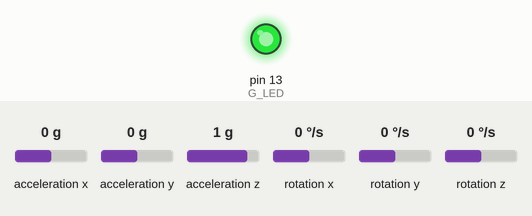
A sketch run on a simulated Arduino Uno, built with avr-gcc and run on an emulated ATmega328P. Parts: output pins drawn as LEDs (lit = HIGH). Wiring (inferred from the names in the program): MPU-6050 motion sensor at I2C address 0x68. The inputs (shaded band) are chosen by the test bench; at power-on: acceleration x 0 g, acceleration y 0 g, acceleration z 1 g, rotation x 0 °/s, rotation y 0 °/s, rotation z 0 °/s.

Above: at 0.2 s.
At 2.1 s:
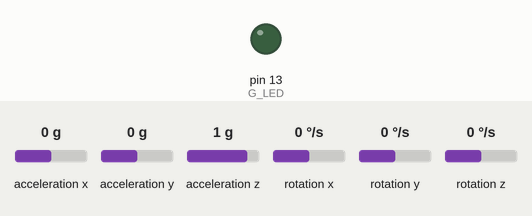
Timing chart, 0 to 3.6 s (numbered marks = the images above):
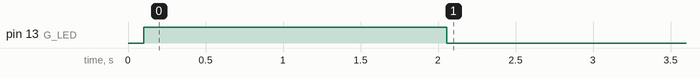

The sketch:

main.ino
```cpp
/*
 * XCopter.ino
 *
 * Created: 2/22/2015 5:11:45 PM
 * Author: Diogo Monteiro
 */

/*Transformation
-sin(theta)
cos(theta)*sin(phi)
cos(phi)*cos(theta)*/
#include <Wire.h>
#include <math.h>
#include <SoftwareSerial.h>

#define FRQ				100.0//Control loop frequency 100Hz
#define T_LOOP			(1/FRQ)//Control loop period 0.01s

#define FRQ_SEND		10.0//Send loop frequency 100Hz
#define T_LOOP_SEND		(1/FRQ_SEND)//Send loop period 0.01s

#define RAD2DEG			180/M_PI


#define MPU6050_ADD		0x68
#define PWR_MGMT_1		0X6B
#define ACCEL_XOUT_H	0x3B
#define ACCEL_CONFIG	0x1C
#define GYRO_XOUT_H		0x43
#define GYRO_CONFIG		0x1B

#define ACCEL_CONV		16384//+- 2g
#define GYRO_CONV		131//+- 250 degree/s
#define G_LED 13
//Filter Gains
//float K1 = 1/100;
//float K2 = 1/1000;
float K1 = 0.02;
float K2 = 0.0;
float last_dt = 0;

float phi = 0, phi_acc = 0, p = 0, sp = 0;
float theta = 0, theta_acc = 0, q = 0, sq = 0;
float sensors[6] = {0,0,0,0,0,0};
float sensors_raw[6] = {0,0,0,0,0,0};
float sensors_cal[6] = {0,0,0,0,0,0};


//Time
unsigned long t_prev = 0;
unsigned long t_prev_send = 0;

SoftwareSerial BTSerial(11, 12); // RX, TX (IMPORTANT: THIS IS THE RX,TX pair of ARDUINO BOARD. SO THE BLUETOOTH PAIR WILL BE THE OPPOSITE!)


void read_sensor(int ADDRESS,int REGISTER,int n_bytes,float buffer[],float CONVERSION)
{
		Wire.beginTransmission(ADDRESS);
		Wire.write(REGISTER);  // starting with register
		Wire.endTransmission();

		Wire.requestFrom(ADDRESS,n_bytes,true);  // request a total of n_bytes
		while(Wire.available() != n_bytes);{}
		for(int j = 0;j<n_bytes/2;j++)
		{
			buffer[j] = (Wire.read()<<8|Wire.read())/CONVERSION;
		}

}

void setup()
{

	Wire.begin();
	Wire.beginTransmission(MPU6050_ADD);
	Wire.write(PWR_MGMT_1);  // PWR_MGMT_1 register
	Wire.write(0);     // set to zero (wakes up the MPU-6050)
	Wire.endTransmission();

	Wire.beginTransmission(MPU6050_ADD);
	Wire.write(ACCEL_CONFIG);
	Wire.write(0);     // set sensitivity to +-2g
	Wire.endTransmission();

	Wire.beginTransmission(MPU6050_ADD);
	Wire.write(GYRO_CONFIG);
	Wire.write(0);     // set sensitivity to +-250 degree/s
	Wire.endTransmission();

  	BTSerial.begin(9600);

	delay(100);
	pinMode(G_LED,OUTPUT);
    digitalWrite(G_LED,HIGH);
	/*Calibration*/
	for(int i = 0; i < 160;i++)
	{
		read_sensor(MPU6050_ADD,ACCEL_XOUT_H,6,sensors_raw,ACCEL_CONV);
		sensors_cal[0] += sensors_raw[0];
		sensors_cal[1] += sensors_raw[1];
		sensors_cal[2] += sensors_raw[2];
		read_sensor(MPU6050_ADD,GYRO_XOUT_H,6,&sensors_raw[3],GYRO_CONV);
		sensors_cal[3] += sensors_raw[3];
		sensors_cal[4] += sensors_raw[4];
		sensors_cal[5] += sensors_raw[5];
		delay(10);
	}
 	sensors_cal[0] /= 160;
 	sensors_cal[1] /= 160;
 	sensors_cal[2] /= 160;
	sensors_cal[3] /= 160;
	sensors_cal[4] /= 160;
	sensors_cal[5] /= 160;

	digitalWrite(G_LED,LOW);
	t_prev = millis();


}

void loop()
{
	//Compute ElapsedTime
	unsigned long t_now = millis();
	float dt = (t_now - t_prev)/1000.0;
	float dt_send = (t_now - t_prev_send)/1000.0;

	if(dt >= T_LOOP)
	{
		//Save ElapsedTime
		t_prev = t_now;
		last_dt = dt;
		//Read Accelerometer
		read_sensor(MPU6050_ADD,ACCEL_XOUT_H,6,sensors_raw,ACCEL_CONV);
		//Read Gyro
		read_sensor(MPU6050_ADD,GYRO_XOUT_H,6,&sensors_raw[3],GYRO_CONV);

		for(int j=0;j<6;j++)
		{
			sensors[j] = sensors_raw[j]-sensors_cal[j];
		}

		//Compute Attitude
		//Roll
		phi_acc = RAD2DEG*atan(sensors[1]/(1+sensors[2]));
		p = sensors[3];
			//Roll Filter
			float p_c = p + sp;
			float phi_gy = phi + p_c*dt;
			phi =  phi_gy + K1*(phi_acc - phi_gy);
			sp = sp + K2*(phi_acc - p);

		//Pitch
		theta_acc = RAD2DEG*atan(sensors[0]/sqrt(pow(sensors[1],2) + pow(1+sensors[2],2)));
		q = -sensors[4];
			//Pitch Filter
			float q_c = q + sq;
			float theta_gy = theta + q_c*dt;
			theta =  theta_gy + K1*(theta_acc - theta_gy);
			sq = sq + K2*(theta_acc - q);
	}
	delayMicroseconds(50);

	if(dt_send >= T_LOOP_SEND)
	{
		//Save ElapsedTime
		t_prev_send = t_now;
		//Send data by serial
		BTSerial.print(F("# "));//StartFlag
		//Serial.print(last_dt,3);//Time
		//Serial.print(F(" "));
		BTSerial.print(phi,2);//Sensors
		BTSerial.print(F(" "));
		BTSerial.print(theta,2);//Sensors
		BTSerial.println(F(""));
	}
	//delay(1000);


}
```
